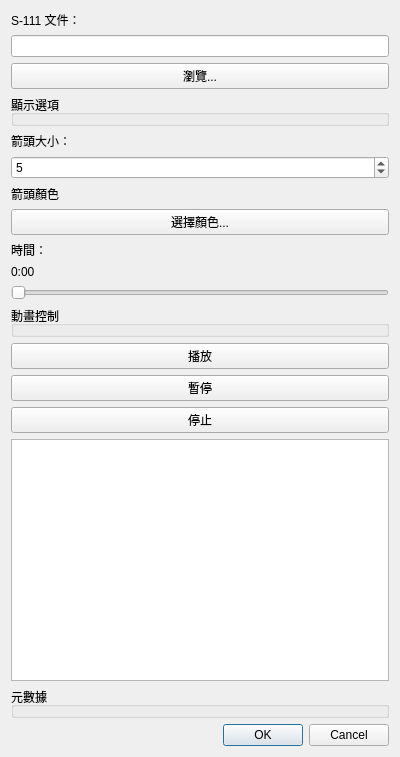
<?xml version="1.0" encoding="UTF-8"?>
<ui version="4.0">
 <class>spinArrowSize</class>
 <widget class="QDialog" name="spinArrowSize">
  <property name="geometry">
   <rect>
    <x>0</x>
    <y>0</y>
    <width>400</width>
    <height>757</height>
   </rect>
  </property>
  <property name="windowTitle">
   <string>Dialog</string>
  </property>
  <layout class="QVBoxLayout" name="verticalLayout">
   <item>
    <layout class="QHBoxLayout" name="horizontalLayout">
     <item>
      <widget class="QLabel" name="lblFile">
       <property name="text">
        <string>S-111 文件：</string>
       </property>
      </widget>
     </item>
    </layout>
   </item>
   <item>
    <widget class="QLineEdit" name="txtFilePath">
     <property name="readOnly">
      <bool>true</bool>
     </property>
    </widget>
   </item>
   <item>
    <widget class="QPushButton" name="btnBrowse">
     <property name="text">
      <string>瀏覽...</string>
     </property>
    </widget>
   </item>
   <item>
    <widget class="QGroupBox" name="groupDisplayOptions">
     <property name="title">
      <string>顯示選項</string>
     </property>
    </widget>
   </item>
   <item>
    <widget class="QLabel" name="lblArrowSize">
     <property name="enabled">
      <bool>true</bool>
     </property>
     <property name="text">
      <string>箭頭大小：</string>
     </property>
    </widget>
   </item>
   <item>
    <widget class="QSpinBox" name="spinArrowSize_2">
     <property name="minimum">
      <number>1</number>
     </property>
     <property name="maximum">
      <number>20</number>
     </property>
     <property name="value">
      <number>5</number>
     </property>
    </widget>
   </item>
   <item>
    <widget class="QLabel" name="lblArrowColor">
     <property name="text">
      <string>箭頭顏色</string>
     </property>
    </widget>
   </item>
   <item>
    <widget class="QPushButton" name="btnArrowColor">
     <property name="text">
      <string>選擇顏色...</string>
     </property>
    </widget>
   </item>
   <item>
    <layout class="QHBoxLayout" name="horizontalLayout_2">
     <item>
      <widget class="QLabel" name="lblTime">
       <property name="text">
        <string>時間：</string>
       </property>
      </widget>
     </item>
    </layout>
   </item>
   <item>
    <widget class="QLabel" name="lblCurrentTime">
     <property name="text">
      <string>0:00</string>
     </property>
    </widget>
   </item>
   <item>
    <widget class="QSlider" name="sliderTime">
     <property name="orientation">
      <enum>Qt::Horizontal</enum>
     </property>
    </widget>
   </item>
   <item>
    <widget class="QGroupBox" name="groupAnimation">
     <property name="title">
      <string>動畫控制</string>
     </property>
    </widget>
   </item>
   <item>
    <widget class="QPushButton" name="btnPlay">
     <property name="text">
      <string>播放</string>
     </property>
    </widget>
   </item>
   <item>
    <widget class="QPushButton" name="btnPause">
     <property name="text">
      <string>暫停</string>
     </property>
    </widget>
   </item>
   <item>
    <widget class="QPushButton" name="btnStop">
     <property name="text">
      <string>停止</string>
     </property>
    </widget>
   </item>
   <item>
    <widget class="QTextBrowser" name="txtMetadata">
     <property name="sizePolicy">
      <sizepolicy hsizetype="Expanding" vsizetype="Expanding">
       <horstretch>1</horstretch>
       <verstretch>0</verstretch>
      </sizepolicy>
     </property>
    </widget>
   </item>
   <item>
    <widget class="QGroupBox" name="groupMetadata">
     <property name="title">
      <string>元數據</string>
     </property>
    </widget>
   </item>
   <item>
    <widget class="QDialogButtonBox" name="buttonBox">
     <property name="orientation">
      <enum>Qt::Horizontal</enum>
     </property>
     <property name="standardButtons">
      <set>QDialogButtonBox::Cancel|QDialogButtonBox::Ok</set>
     </property>
    </widget>
   </item>
  </layout>
 </widget>
 <resources/>
 <connections>
  <connection>
   <sender>buttonBox</sender>
   <signal>accepted()</signal>
   <receiver>spinArrowSize</receiver>
   <slot>accept()</slot>
   <hints>
    <hint type="sourcelabel">
     <x>248</x>
     <y>254</y>
    </hint>
    <hint type="destinationlabel">
     <x>157</x>
     <y>274</y>
    </hint>
   </hints>
  </connection>
  <connection>
   <sender>buttonBox</sender>
   <signal>rejected()</signal>
   <receiver>spinArrowSize</receiver>
   <slot>reject()</slot>
   <hints>
    <hint type="sourcelabel">
     <x>316</x>
     <y>260</y>
    </hint>
    <hint type="destinationlabel">
     <x>286</x>
     <y>274</y>
    </hint>
   </hints>
  </connection>
 </connections>
</ui>
